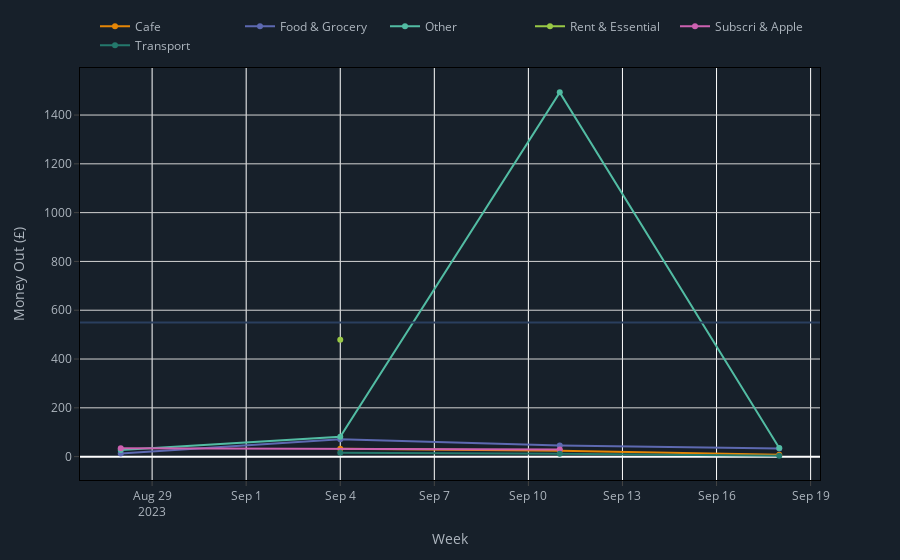

The code cell stored with this chart in its notebook:
### Code cell
BankTransactionAnalyser.darkmode = True # this class is initialised in
my_statement.plotly_spending_period()

### Figure 1 — Plotly figure (JSON) as saved in the notebook; plotly's stock layout.template omitted (floating-point values rounded to 4 significant figures)
{"data": [{"hovertemplate": "Category=Cafe<br>Week=%{x}<br>Money Out (£)=%{y}<extra></extra>", "legendgroup": "Cafe", "line": {"color": "rgb(229, 134, 6)", "dash": "solid"}, "marker": {"symbol": "circle"}, "mode": "lines+markers", "name": "Cafe", "orientation": "v", "showlegend": true, "type": "scatter", "x": ["2023-09-04T00:00:00", "2023-09-11T00:00:00", "2023-09-18T00:00:00"], "xaxis": "x", "y": [32, 24, 8], "yaxis": "y"}, {"hovertemplate": "Category=Food & Grocery<br>Week=%{x}<br>Money Out (£)=%{y}<extra></extra>", "legendgroup": "Food & Grocery", "line": {"color": "rgb(93, 105, 177)", "dash": "solid"}, "marker": {"symbol": "circle"}, "mode": "lines+markers", "name": "Food & Grocery", "orientation": "v", "showlegend": true, "type": "scatter", "x": ["2023-08-28T00:00:00", "2023-09-04T00:00:00", "2023-09-11T00:00:00", "2023-09-18T00:00:00"], "xaxis": "x", "y": [13, 71, 46, 33], "yaxis": "y"}, {"hovertemplate": "Category=Other<br>Week=%{x}<br>Money Out (£)=%{y}<extra></extra>", "legendgroup": "Other", "line": {"color": "rgb(82, 188, 163)", "dash": "solid"}, "marker": {"symbol": "circle"}, "mode": "lines+markers", "name": "Other", "orientation": "v", "showlegend": true, "type": "scatter", "x": ["2023-08-28T00:00:00", "2023-09-04T00:00:00", "2023-09-11T00:00:00", "2023-09-18T00:00:00"], "xaxis": "x", "y": [27, 81, 1493, 35], "yaxis": "y"}, {"hovertemplate": "Category=Rent & Essential<br>Week=%{x}<br>Money Out (£)=%{y}<extra></extra>", "legendgroup": "Rent & Essential", "line": {"color": "rgb(153, 201, 69)", "dash": "solid"}, "marker": {"symbol": "circle"}, "mode": "lines+markers", "name": "Rent & Essential", "orientation": "v", "showlegend": true, "type": "scatter", "x": ["2023-09-04T00:00:00"], "xaxis": "x", "y": [479], "yaxis": "y"}, {"hovertemplate": "Category=Subscri & Apple<br>Week=%{x}<br>Money Out (£)=%{y}<extra></extra>", "legendgroup": "Subscri & Apple", "line": {"color": "rgb(204, 97, 176)", "dash": "solid"}, "marker": {"symbol": "circle"}, "mode": "lines+markers", "name": "Subscri & Apple", "orientation": "v", "showlegend": true, "type": "scatter", "x": ["2023-08-28T00:00:00", "2023-09-11T00:00:00"], "xaxis": "x", "y": [34, 29], "yaxis": "y"}, {"hovertemplate": "Category=Transport<br>Week=%{x}<br>Money Out (£)=%{y}<extra></extra>", "legendgroup": "Transport", "line": {"color": "rgb(36, 121, 108)", "dash": "solid"}, "marker": {"symbol": "circle"}, "mode": "lines+markers", "name": "Transport", "orientation": "v", "showlegend": true, "type": "scatter", "x": ["2023-09-04T00:00:00", "2023-09-11T00:00:00", "2023-09-18T00:00:00"], "xaxis": "x", "y": [16, 12, 4], "yaxis": "y"}], "layout": {"font": {"color": "#AEB6BF"}, "legend": {"entrywidth": 100, "orientation": "h", "title": {"text": ""}, "tracegroupgap": 0, "x": 1, "xanchor": "right", "y": 1.02, "yanchor": "bottom"}, "margin": {"t": 60}, "paper_bgcolor": "#17202A", "plot_bgcolor": "#17202A", "shapes": [{"type": "line", "x0": 0, "x1": 1, "xref": "x domain", "y0": 549.9, "y1": 549.9, "yref": "y"}], "xaxis": {"anchor": "y", "domain": [0, 1], "linecolor": "black", "mirror": true, "showline": true, "ticks": "outside", "title": {"text": "Week"}}, "yaxis": {"anchor": "x", "domain": [0, 1], "gridcolor": "lightgrey", "linecolor": "black", "mirror": true, "showline": true, "ticks": "outside", "title": {"text": "Money Out (£)"}}}}
